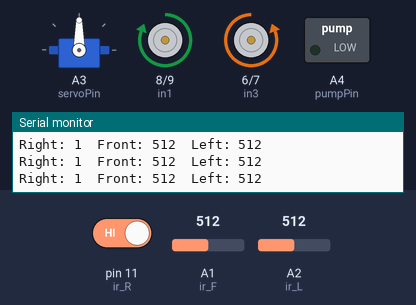
Bench run of a sketch on a simulated Arduino Uno, built with avr-gcc and run on an emulated ATmega328P. Parts: servo, motor-driver pin pairs drawn as motors (green arrow = first pin HIGH = forward, orange = second pin HIGH = backward, longer = more drive, scaled by the enable pin), switched loads named in the sketch (green lamp = pin HIGH), the last lines printed to the serial monitor. Dashed ring = blinking. Inputs (shaded band) come from the test bench; at power-on: A1 (ir_F) = 512, A2 (ir_L) = 512, pin 11 (ir_R) HIGH.

Above: at 1.7 s.
1.8 s: A1 (ir_F) set to 241
At 2.6 s:
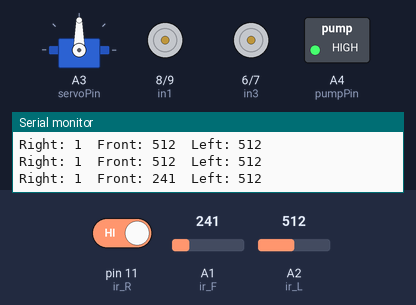
4.8 s: A1 (ir_F) set to 860
At 5.46 s:
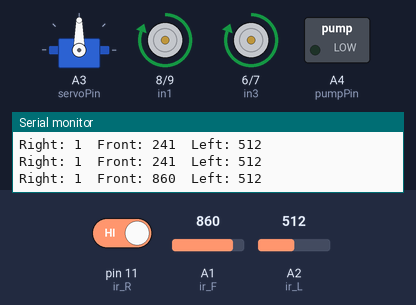
7.8 s: A2 (ir_L) set to 241
At 8.7 s:
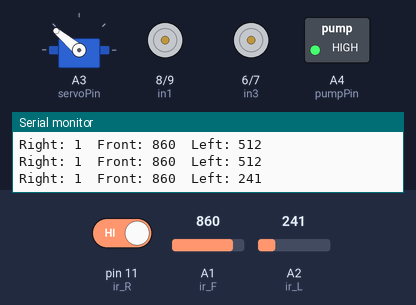
10.8 s: pin 11 (ir_R) driven LOW
13.8 s: pin 11 (ir_R) driven HIGH
16.8 s: A2 (ir_L) set to 260
At 17.87 s:
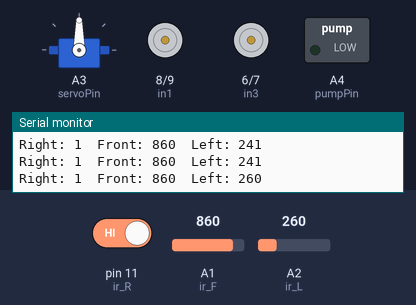
Timing chart, 0 to 20.8 s (numbered marks = the images above; inputs shaded):
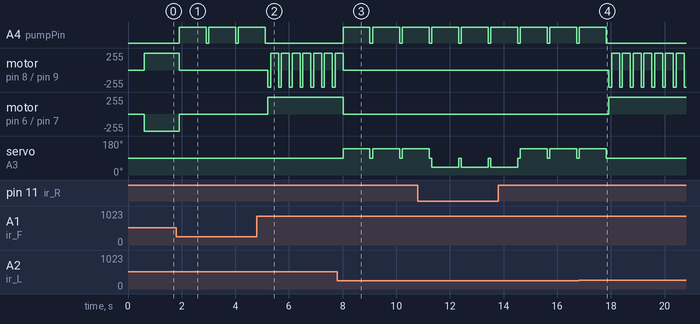

The sketch:

FireFighterCode.ino
```cpp
#include <Servo.h>


#define enA 10     // Enable pin for Motor A
#define in1 8      // Motor A control pin 1
#define in2 9      // Motor A control pin 2
#define in3 6      // Motor B control pin 1
#define in4 7      // Motor B control pin 2
#define enB 5      // Enable pin for Motor B


#define ir_R 11     // Right IR sensor pin (digital)
#define ir_F A1    // Front IR sensor pin (analog)
#define ir_L A2    // Left IR sensor pin (analog)
#define servoPin A3  // Servo pin for the pump
#define pumpPin A4   // Pump control pin


int Speed = 255;  // Motor speed (PWM value)
int s1, s2, s3;   // Sensor readings


Servo servo;  // Servo object for controlling the pump


// Motor control functions
void forward() {
  digitalWrite(in1, HIGH);
  digitalWrite(in2, LOW);
  digitalWrite(in3, LOW);
  digitalWrite(in4, HIGH);
}


void backward() {
  digitalWrite(in1, LOW);
  digitalWrite(in2, HIGH);
  digitalWrite(in3, HIGH);
  digitalWrite(in4, LOW);
}


void turnRight() {
  digitalWrite(in1, LOW);
  digitalWrite(in2, HIGH);
  digitalWrite(in3, LOW);
  digitalWrite(in4, HIGH);
}


void turnLeft() {
  digitalWrite(in1, HIGH);
  digitalWrite(in2, LOW);
  digitalWrite(in3, HIGH);
  digitalWrite(in4, LOW);
}


void Stop() {
  digitalWrite(in1, LOW);
  digitalWrite(in2, LOW);
  digitalWrite(in3, LOW);
  digitalWrite(in4, LOW);
}


// Servo control to move pump to different positions
void setup() {
  Serial.begin(9600);  // Start serial communication for debugging
  pinMode(ir_R, INPUT);  // Right flame sensor (digital)
  pinMode(ir_F, INPUT);  // Front flame sensor (analog)
  pinMode(ir_L, INPUT);  // Left flame sensor (analog)
  pinMode(enA, OUTPUT);
  pinMode(in1, OUTPUT);
  pinMode(in2, OUTPUT);
  pinMode(in3, OUTPUT);
  pinMode(in4, OUTPUT);
  pinMode(enB, OUTPUT);
  pinMode(servoPin, OUTPUT);
  pinMode(pumpPin, OUTPUT);


  // Attach servo to pin
  servo.attach(servoPin);


  // Set initial motor speeds
  analogWrite(enA, Speed);
  analogWrite(enB, Speed);
  delay(500);
}


void loop() {
  // Read sensor values
  s1 = digitalRead(ir_R);  // Right IR sensor (digital)
  s2 = analogRead(ir_F);   // Front IR sensor (analog)
  s3 = analogRead(ir_L);   // Left IR sensor (analog)


  // Print sensor values to serial monitor for debugging
  Serial.print("Right: ");
  Serial.print(s1);
  Serial.print("\tFront: ");
  Serial.print(s2);
  Serial.print("\tLeft: ");
  Serial.println(s3);
  delay(100);


  // Check if fire is detected (sensor values below thresholds)
  if (s1 == LOW) {  // Right side sensor detects fire (LOW = flame detected)
    Stop();  // Stop the robot
    digitalWrite(pumpPin, HIGH);  // Activate the pump
    servo.write(40);  // Move the servo to spray position
    delay(1000);  // Spray for 1 second
    servo.write(90);  // Move the servo back to neutral position
    digitalWrite(pumpPin, LOW);  // Deactivate the pump
  }
  else if (s2 < 250) {  // Front sensor detects fire (analog)
    Stop();  // Stop the robot
    digitalWrite(pumpPin, HIGH);  // Activate the pump
    servo.write(90);  // Move the servo to spray position
    delay(1000);  // Spray for 1 second
    servo.write(90);  // Move the servo back to neutral position
    digitalWrite(pumpPin, LOW);  // Deactivate the pump
  }
  else if (s3 < 250) {  // Left side sensor detects fire (analog)
    Stop();  // Stop the robot
    digitalWrite(pumpPin, HIGH);  // Activate the pump
    servo.write(140);  // Move the servo to spray position
    delay(1000);  // Spray for 1 second
    servo.write(90);  // Move the servo back to neutral position
    digitalWrite(pumpPin, LOW);  // Deactivate the pump
  }
  else if(s2>=251 && s2<=850){
    digitalWrite(pumpPin, 0);
    forward();
  }
  else if(s3>=251 && s3<=550){
    digitalWrite(pumpPin, 0);
    backward();
    delay(100);
    turnLeft();
    delay(200);
  }

  else {
    digitalWrite(pumpPin, LOW);  // Ensure pump is off
    Stop();  // Stop the robot if no fire is detected


  delay(10);  // Small delay for stability
  }
}
```

Measured:
- after the input at 1.8 s, A4 (pumpPin): alternates HIGH for 1.0 s and LOW for 0.10 s, starting after 0.11 s; motor on pin 8 (in1) / pin 9 (in2): forward 255/255 → stopped after 0.11 s; motor on pin 6 (in3) / pin 7 (in4): backward 255/255 → stopped after 0.11 s
- after the input at 4.8 s, A4 (pumpPin): goes on until 5.1 s, then stays LOW; motor on pin 8 (in1) / pin 9 (in2): alternates forward 255/255 for 0.30 s and backward 255/255 for 0.10 s, starting after 0.41 s; motor on pin 6 (in3) / pin 7 (in4): stopped → forward 255/255 after 0.41 s
- after the input at 7.8 s, A4 (pumpPin): alternates HIGH for 1.0 s and LOW for 0.10 s, starting after 0.22 s; motor on pin 6 (in3) / pin 7 (in4): forward 255/255 → stopped after 0.22 s; servo on A3 (servoPin): alternates 140° for 1.0 s and 90° for 0.10 s, starting after 0.22 s
- after the input at 16.8 s, A4 (pumpPin): goes on until 17.8 s, then stays LOW; motor on pin 8 (in1) / pin 9 (in2): alternates forward 255/255 for 0.30 s and backward 255/255 for 0.10 s, starting after 1.1 s; motor on pin 6 (in3) / pin 7 (in4): stopped → forward 255/255 after 1.1 s; servo on A3 (servoPin): goes on until 17.8 s, then stays 90°
